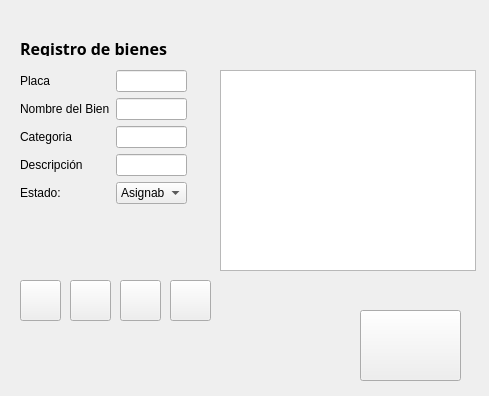
<?xml version="1.0" encoding="UTF-8"?>
<ui version="4.0">
 <class>Bienes</class>
 <widget class="QWidget" name="Bienes">
  <property name="geometry">
   <rect>
    <x>0</x>
    <y>0</y>
    <width>489</width>
    <height>396</height>
   </rect>
  </property>
  <property name="windowTitle">
   <string>Bienes</string>
  </property>
  <widget class="QLabel" name="label">
   <property name="geometry">
    <rect>
     <x>20</x>
     <y>40</y>
     <width>181</width>
     <height>16</height>
    </rect>
   </property>
   <property name="font">
    <font>
     <family>Perpetua Titling MT</family>
     <pointsize>12</pointsize>
     <weight>75</weight>
     <bold>true</bold>
    </font>
   </property>
   <property name="text">
    <string>Registro de bienes</string>
   </property>
  </widget>
  <widget class="QWidget" name="formLayoutWidget">
   <property name="geometry">
    <rect>
     <x>20</x>
     <y>70</y>
     <width>167</width>
     <height>201</height>
    </rect>
   </property>
   <layout class="QFormLayout" name="formLayout">
    <item row="0" column="0">
     <widget class="QLabel" name="lblPlaca">
      <property name="text">
       <string>Placa</string>
      </property>
     </widget>
    </item>
    <item row="0" column="1">
     <widget class="QLineEdit" name="txtPlaca"/>
    </item>
    <item row="1" column="0">
     <widget class="QLabel" name="lblNombreBien">
      <property name="text">
       <string>Nombre del Bien</string>
      </property>
     </widget>
    </item>
    <item row="1" column="1">
     <widget class="QLineEdit" name="txtNombreBien"/>
    </item>
    <item row="2" column="0">
     <widget class="QLabel" name="lblCategoria">
      <property name="text">
       <string>Categoria</string>
      </property>
     </widget>
    </item>
    <item row="2" column="1">
     <widget class="QLineEdit" name="txtCategoria"/>
    </item>
    <item row="3" column="0">
     <widget class="QLabel" name="lblDescripcion">
      <property name="text">
       <string>Descripción</string>
      </property>
     </widget>
    </item>
    <item row="3" column="1">
     <widget class="QLineEdit" name="txtDescripcion"/>
    </item>
    <item row="4" column="0">
     <widget class="QLabel" name="lblestado">
      <property name="text">
       <string>Estado:</string>
      </property>
     </widget>
    </item>
    <item row="4" column="1">
     <widget class="QComboBox" name="cbxEstado">
      <item>
       <property name="text">
        <string>Asignable</string>
       </property>
      </item>
      <item>
       <property name="text">
        <string>Reparacion</string>
       </property>
      </item>
      <item>
       <property name="text">
        <string>Exclusion</string>
       </property>
      </item>
     </widget>
    </item>
   </layout>
  </widget>
  <widget class="QPushButton" name="btnGuardar">
   <property name="geometry">
    <rect>
     <x>20</x>
     <y>280</y>
     <width>41</width>
     <height>41</height>
    </rect>
   </property>
   <property name="text">
    <string/>
   </property>
   <property name="icon">
    <iconset>
     <normaloff>../res/iconSave.png</normaloff>../res/iconSave.png</iconset>
   </property>
   <property name="iconSize">
    <size>
     <width>27</width>
     <height>27</height>
    </size>
   </property>
  </widget>
  <widget class="QPushButton" name="btnModificar">
   <property name="geometry">
    <rect>
     <x>70</x>
     <y>280</y>
     <width>41</width>
     <height>41</height>
    </rect>
   </property>
   <property name="text">
    <string/>
   </property>
   <property name="icon">
    <iconset>
     <normaloff>../res/iconEdit.png</normaloff>../res/iconEdit.png</iconset>
   </property>
   <property name="iconSize">
    <size>
     <width>27</width>
     <height>27</height>
    </size>
   </property>
  </widget>
  <widget class="QPushButton" name="btnEliminar">
   <property name="geometry">
    <rect>
     <x>120</x>
     <y>280</y>
     <width>41</width>
     <height>41</height>
    </rect>
   </property>
   <property name="text">
    <string/>
   </property>
   <property name="icon">
    <iconset>
     <normaloff>../res/iconDelete.png</normaloff>../res/iconDelete.png</iconset>
   </property>
   <property name="iconSize">
    <size>
     <width>27</width>
     <height>27</height>
    </size>
   </property>
  </widget>
  <widget class="QPushButton" name="btnCancelar">
   <property name="geometry">
    <rect>
     <x>170</x>
     <y>280</y>
     <width>41</width>
     <height>41</height>
    </rect>
   </property>
   <property name="text">
    <string/>
   </property>
   <property name="icon">
    <iconset>
     <normaloff>../res/iconClear.png</normaloff>../res/iconClear.png</iconset>
   </property>
   <property name="iconSize">
    <size>
     <width>27</width>
     <height>27</height>
    </size>
   </property>
  </widget>
  <widget class="QPushButton" name="pushButton_5">
   <property name="enabled">
    <bool>true</bool>
   </property>
   <property name="geometry">
    <rect>
     <x>360</x>
     <y>310</y>
     <width>101</width>
     <height>71</height>
    </rect>
   </property>
   <property name="font">
    <font>
     <weight>50</weight>
     <bold>false</bold>
    </font>
   </property>
   <property name="text">
    <string/>
   </property>
   <property name="icon">
    <iconset>
     <normaloff>../res/departamento.png</normaloff>../res/departamento.png</iconset>
   </property>
   <property name="iconSize">
    <size>
     <width>52</width>
     <height>52</height>
    </size>
   </property>
  </widget>
  <widget class="QTableWidget" name="tblRegistro">
   <property name="geometry">
    <rect>
     <x>220</x>
     <y>70</y>
     <width>256</width>
     <height>201</height>
    </rect>
   </property>
   <property name="editTriggers">
    <set>QAbstractItemView::NoEditTriggers</set>
   </property>
   <property name="selectionBehavior">
    <enum>QAbstractItemView::SelectRows</enum>
   </property>
  </widget>
 </widget>
 <resources/>
 <connections/>
</ui>
